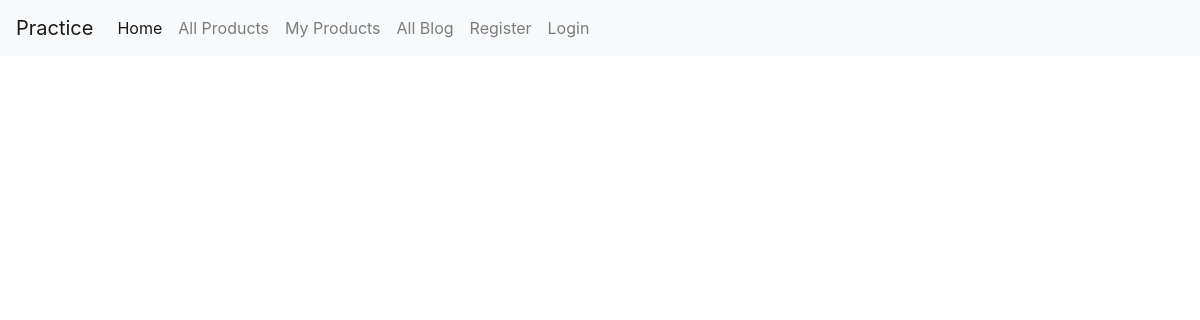
/products/, run on an earlier commit of the app's database.
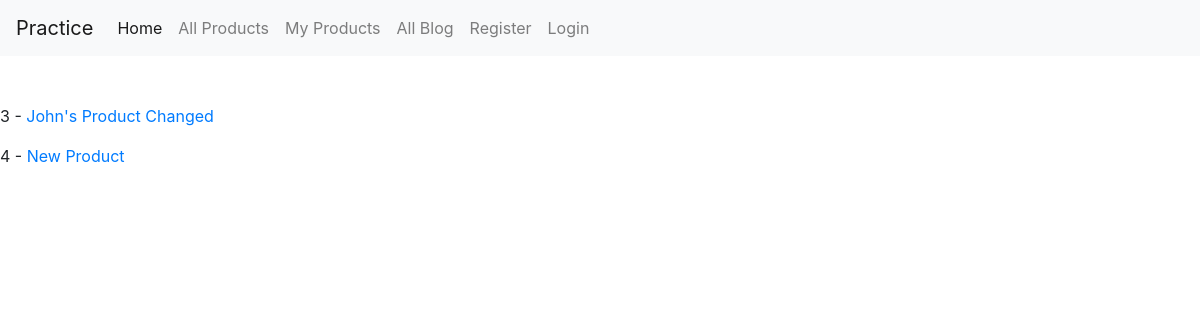
And on a later commit of the database.
### products/models.py (models this page shows, shortened)
class Product(models.Model):
	title		= models.CharField(max_length=120)
	description = models.TextField()
	active		= models.BooleanField(default=True)
	owner 		= models.ForeignKey(User, on_delete=models.CASCADE, default=None)
	likes 		= models.ManyToManyField(User, related_name='p_likes', blank=True)
	def get_absolute_url(self):
		return reverse("products:product-detail", kwargs={"pk": self.pk})

### products/views.py (the view)
# urls.py: path('', ProductListView.as_view(), name='product-list'),
class ProductListView(ListView):
	template_name = 'products/product_list.html'
	queryset = Product.objects.filter(active=True)
	context_object_name = 'products'

### products/templates/products/product_list.html (shortened to what this page needs)
{% extends 'base.html' %}
{% block content %}
<br><br>
{% for product in products %}
	<p>{{ product.pk }} - <a href="{{ product.get_absolute_url }}">{{ product.title }}</a></p>
{% endfor %}
{% endblock %}

### templates/base.html (shortened to what this page needs)
<!doctype html>
<html lang="en">
  <head>
    <link rel="stylesheet" href="https://stackpath.bootstrapcdn.com/bootstrap/4.5.2/css/bootstrap.min.css">
  </head>
  <body>
    {% include 'navbar.html' %}
  	{% block content %}{% endblock %}
  </body>
</html>

### templates/navbar.html (shortened to what this page needs)
<nav class="navbar navbar-expand-lg navbar-light bg-light">
  <a class="navbar-brand" href="#">Practice</a>
  <div class="collapse navbar-collapse" id="navbarNavAltMarkup">
    <div class="navbar-nav">
      <a class="nav-link active" href="/">Home <span class="sr-only">(current)</span></a>
      <a class="nav-link" href="/products">All Products</a>
      <a class="nav-link" href="/products/mylist">My Products</a>
      <a class="nav-link" href="/blog">All Blog</a>
      {% if user.is_authenticated %}
      <a class="nav-link" href="/blog/mylist">My Blogs</a>
      <a class="nav-link" href="/members/logout">Logout</a>
      {% else %}
      <a class="nav-link" href="/members/register">Register</a>
      <a class="nav-link" href="/members/login">Login</a>
      {% endif %}
    </div>
  </div>
</nav>

What changed in the data, as far as the page shows it:
added Product: pk "3", title "John's Product Changed"
added Product: pk "4", title "New Product"
